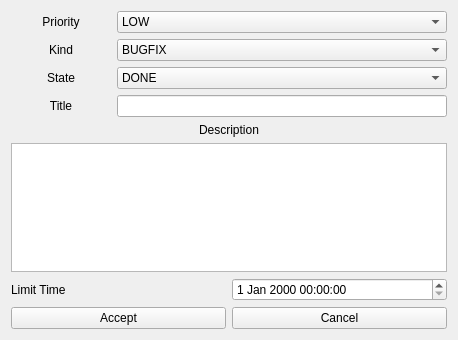
<?xml version="1.0" encoding="UTF-8"?>
<ui version="4.0">
 <class>GUITask</class>
 <widget class="QWidget" name="GUITask">
  <property name="geometry">
   <rect>
    <x>0</x>
    <y>0</y>
    <width>458</width>
    <height>340</height>
   </rect>
  </property>
  <property name="windowTitle">
   <string>Form</string>
  </property>
  <layout class="QGridLayout" name="gridLayout">
   <item row="0" column="0" colspan="2">
    <layout class="QFormLayout" name="formLayout">
     <property name="fieldGrowthPolicy">
      <enum>QFormLayout::AllNonFixedFieldsGrow</enum>
     </property>
     <item row="0" column="0">
      <widget class="QLabel" name="label">
       <property name="sizePolicy">
        <sizepolicy hsizetype="Fixed" vsizetype="Preferred">
         <horstretch>0</horstretch>
         <verstretch>0</verstretch>
        </sizepolicy>
       </property>
       <property name="minimumSize">
        <size>
         <width>100</width>
         <height>0</height>
        </size>
       </property>
       <property name="text">
        <string>Priority</string>
       </property>
       <property name="scaledContents">
        <bool>false</bool>
       </property>
       <property name="alignment">
        <set>Qt::AlignCenter</set>
       </property>
      </widget>
     </item>
     <item row="0" column="1">
      <widget class="QComboBox" name="priorityBox">
       <property name="editable">
        <bool>false</bool>
       </property>
       <property name="currentIndex">
        <number>0</number>
       </property>
       <item>
        <property name="text">
         <string>LOW</string>
        </property>
       </item>
       <item>
        <property name="text">
         <string>MEDIUM</string>
        </property>
       </item>
       <item>
        <property name="text">
         <string>HIGH</string>
        </property>
       </item>
       <item>
        <property name="text">
         <string>UNKNOWN</string>
        </property>
       </item>
      </widget>
     </item>
     <item row="1" column="0">
      <widget class="QLabel" name="label_2">
       <property name="minimumSize">
        <size>
         <width>100</width>
         <height>0</height>
        </size>
       </property>
       <property name="text">
        <string>Kind</string>
       </property>
       <property name="alignment">
        <set>Qt::AlignCenter</set>
       </property>
      </widget>
     </item>
     <item row="1" column="1">
      <widget class="QComboBox" name="kindBox">
       <item>
        <property name="text">
         <string>BUGFIX</string>
        </property>
       </item>
       <item>
        <property name="text">
         <string>REVISION</string>
        </property>
       </item>
       <item>
        <property name="text">
         <string>TODO</string>
        </property>
       </item>
       <item>
        <property name="text">
         <string>IMPROVE</string>
        </property>
       </item>
       <item>
        <property name="text">
         <string>NORMAL</string>
        </property>
       </item>
       <item>
        <property name="text">
         <string>UNKNOWN</string>
        </property>
       </item>
      </widget>
     </item>
     <item row="2" column="0">
      <widget class="QLabel" name="label_3">
       <property name="minimumSize">
        <size>
         <width>100</width>
         <height>0</height>
        </size>
       </property>
       <property name="text">
        <string>State</string>
       </property>
       <property name="alignment">
        <set>Qt::AlignCenter</set>
       </property>
      </widget>
     </item>
     <item row="2" column="1">
      <widget class="QComboBox" name="stateBox">
       <item>
        <property name="text">
         <string>DONE</string>
        </property>
       </item>
       <item>
        <property name="text">
         <string>CHEQUED</string>
        </property>
       </item>
       <item>
        <property name="text">
         <string>UNKNOWN</string>
        </property>
       </item>
      </widget>
     </item>
     <item row="3" column="0">
      <widget class="QLabel" name="label_4">
       <property name="sizePolicy">
        <sizepolicy hsizetype="Preferred" vsizetype="Preferred">
         <horstretch>100</horstretch>
         <verstretch>0</verstretch>
        </sizepolicy>
       </property>
       <property name="minimumSize">
        <size>
         <width>100</width>
         <height>0</height>
        </size>
       </property>
       <property name="text">
        <string>Title</string>
       </property>
       <property name="alignment">
        <set>Qt::AlignCenter</set>
       </property>
      </widget>
     </item>
     <item row="3" column="1">
      <widget class="QLineEdit" name="titleEdit"/>
     </item>
     <item row="4" column="0" colspan="2">
      <widget class="QLabel" name="label_5">
       <property name="text">
        <string>Description</string>
       </property>
       <property name="alignment">
        <set>Qt::AlignCenter</set>
       </property>
      </widget>
     </item>
     <item row="5" column="0" colspan="2">
      <widget class="QTextEdit" name="descEdit"/>
     </item>
    </layout>
   </item>
   <item row="2" column="1">
    <widget class="QPushButton" name="cancelBtn">
     <property name="text">
      <string>Cancel</string>
     </property>
    </widget>
   </item>
   <item row="1" column="1">
    <widget class="QDateTimeEdit" name="limitTimeDate"/>
   </item>
   <item row="1" column="0">
    <widget class="QLabel" name="label_6">
     <property name="minimumSize">
      <size>
       <width>0</width>
       <height>0</height>
      </size>
     </property>
     <property name="text">
      <string>Limit Time</string>
     </property>
    </widget>
   </item>
   <item row="2" column="0">
    <widget class="QPushButton" name="acceptBtn">
     <property name="text">
      <string>Accept</string>
     </property>
    </widget>
   </item>
  </layout>
 </widget>
 <resources/>
 <connections/>
</ui>
